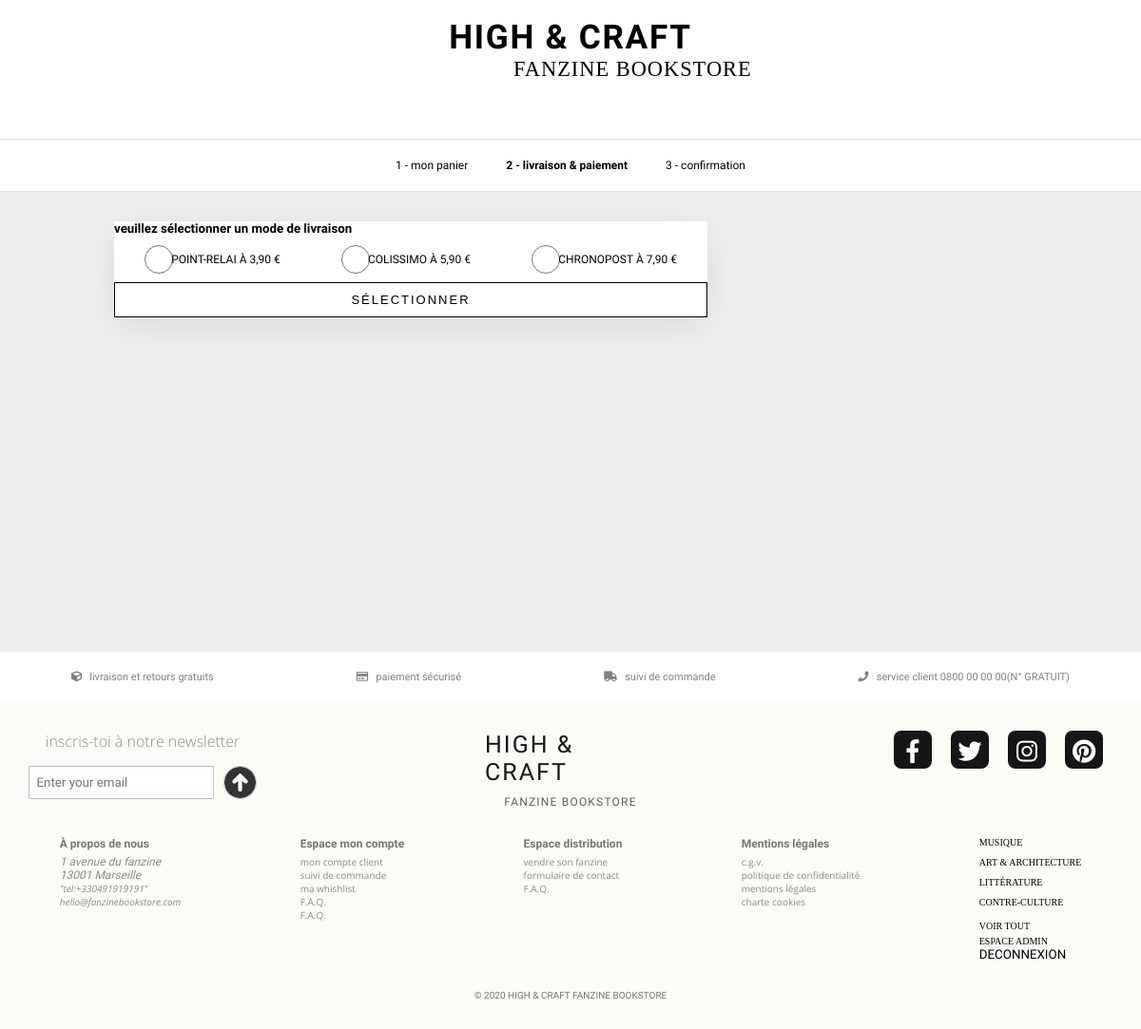
Screenshot of /order.php (signed in) with the database file from the repository.
### tables this page shows
CREATE TABLE `livraison` (
  `id_livraison` int(11) NOT NULL,
  `nom_livraison` varchar(255) NOT NULL,
  `prix_livraison` double NOT NULL
);

CREATE TABLE `categorie` (
  `id_categorie` int(11) NOT NULL,
  `nom_categorie` varchar(50) NOT NULL,
  `date_registration` datetime NOT NULL DEFAULT CURRENT_TIMESTAMP
);

### class/order.php (called while the page is built, shortened)
<?php
class Order{
    private $db;
    public function __construct($db)
    {
        $this->db = $db;
    }
	public function delivery(){
        $connexion = $this->db->connectDb();
        $q = $connexion->prepare("SELECT * FROM livraison ORDER by prix_livraison ASC ");
        $q->execute();
		$delivery = $q->fetchAll(PDO::FETCH_OBJ);
		return $delivery;
    }
}
?>

### order.php (the view, shortened to what this page needs)
<!DOCTYPE html>
<html>
<head>
    <link rel="stylesheet" href="https://use.fontawesome.com/releases/v5.3.1/css/all.css">
    <link rel="stylesheet" type="text/css" href="css/style.css">
    <link rel="stylesheet" type="text/css" href="css/style-order.css">
</head>
<body>
    <header>
        <?php
        include("includes/header.php");
        require 'class/order.php';
        $order = new Order($db);
        if(isset($_SESSION['user'])){
        ?>
    </header>
    <main>
        <section id="container-order">
		    <nav>
	   		    <ul>
	   			    <li><a id="link-basket" href="panier.php"> 1 - mon panier </a></li>
				    <li><b> 2 - livraison & paiement </b></li>
				    <li> 3 - confirmation </li>
	   		    </ul>
            </nav>
            <section id="sub-order">
                <section id="container-form-order">
                    <section id="container-delivery">
                        <form action="" method="POST">
                        <?php if(isset($_POST["submit_delivery"])){
                            $_SESSION['delivery'] = ($_POST['delivery']);
                            $prix_delivery  = $_SESSION['delivery'];
                            }else{
                        ?>
                            <h1>veuillez sélectionner un mode de livraison</h1>
                        <?php } ?>
                            <section id="radio-section">
                            <?php $delivery = $order->delivery();
                            foreach ($delivery as $deliver){ ?>
                                <input type="radio" name="delivery" id="<?= $deliver->prix_livraison ?>" value="<?= $deliver->prix_livraison ?>" required <?php if(isset($_POST['submit_delivery']) && $_POST['delivery'] == $deliver->prix_livraison ){echo "checked";}?>>
                                <label for="<?= $deliver->nom_livraison ?>"><?= $deliver->nom_livraison ?> à <?= $formatter->formatCurrency($deliver->prix_livraison,'EUR'), PHP_EOL; ?></label>
                            <?php }
                            ?>
                            </section>
                            <section><button type="submit" name="submit_delivery">SÉLECTIONNER</button></section>
                        </form>
                    </section>
                <?php } ?>
            </section>
        </section>
    </main>
    <footer>
        <?php include('includes/footer.php'); ?>
    </footer>
</body>
</html>

### class/categories.php (shortened to what this page needs)
<?php
class Categorie{
public $db;
public function __construct($db)
{
	$this->db = $db;
}
public function cat()
    {
        $connexion = $this->db->connectDb();
        $q = $connexion->prepare("SELECT * FROM categorie ORDER by id_categorie ASC limit 4");
        $q->execute();
		$categories = $q->fetchAll();
		foreach ($categories as $cat){
			$name_categorie = $cat["nom_categorie"];
			$id_categorie = $cat["id_categorie"];
			echo '<a href="category.php?id='.$id_categorie.'">' .$name_categorie.'</a>';
			}
		return $categories;
	}
}
?>

### css/style.css (style rules this page uses)
* { margin: 0; padding: 0; list-style: none; text-decoration: none; font-family: 'Kameron', serif; }
body { width: 100%; -webkit-font-smoothing: antialiased; }
header { margin-bottom: 2.5%; width: 100%; }
footer { display: flex; flex-direction: column; }
#footer-part2 a { color: #8B8B8B; font-family: 'Open Sans', sans-serif; font-size: 10px; }
#footer-part2 #footer-nav a { color: black; font-family: 'Noto Serif JP', serif; padding-bottom: 10px; }
main { margin-top: 5%; }
#link-basket { color: black; }
#container-order { display: flex; flex-direction: column; align-items: center; background-color: #eee; min-height: 60vh; padding-bottom: 5%; }
#container-order nav { display: flex; justify-content: center; width: 100%; background-color: white; border-top: 0.3px solid gainsboro; border-bottom: 0.3px solid gainsboro; }
#container-order nav ul { display: flex; font-size: 12px; }
#container-order nav ul li { padding: 20px; }
#sub-order { display: flex; justify-content: space-between; width: 80%; }
#container-form-order { display: flex; flex-direction: column; width: 65%; }
#container-delivery { display: flex; justify-content: space-between; background-color: white; margin-top: 5%; margin-bottom: 5%; width: 100%; box-shadow: 0 10px 40px rgba(0, 0, 0, 0.08); }
#container-delivery form { display: flex; flex-direction: column; justify-content: space-between; width: 100%; }
#radio-section { display: flex; align-items: center; justify-content: space-around; }
#container-delivery form input[type=radio] { width: 50px; height: 50px; }
#container-delivery form label { margin-left: -10.5%; font-size: 12px; text-transform: uppercase; }
#container-delivery button { display: flex; padding-top: 10px; padding-bottom: 10px; font-size: 13px; font-family: 'Exo', sans-serif; letter-spacing: 2px; width: 100%; justify-content: center; background-color: white; border: 1px solid black; }

### css/style-order.css (style rules this page uses)
#link-basket { color:black; }
#container-order { display:flex; flex-direction:column; align-items: center; background-color:#eee; min-height: 60vh; padding-bottom:5%; }
#container-order nav { display: flex; justify-content: center; width: 100%; background-color:white; border-top: 0.3px solid gainsboro; border-bottom: 0.3px solid gainsboro; }
#container-order nav ul { display: flex; font-size:12px; }
#container-order nav ul li { padding : 20px; }
#sub-order { display: flex; justify-content: space-between; width: 80%; }
#container-form-order { display: flex; flex-direction: column; width: 65%; }
#container-delivery { display:flex; justify-content: space-between; background-color:white; margin-top:5%; margin-bottom:5%; width: 100%; box-shadow:0 10px 40px rgba(0,0,0,0.08); }
#container-delivery form { display: flex; flex-direction: column; justify-content: space-between; width:100%; }
#radio-section { display: flex; align-items: center; justify-content: space-around; padding-top:1.5%; padding-bottom:1.5%; }
#container-delivery form input[type=radio] { width : 30px; height: 30px; }
#container-delivery form label { margin-left:-10.5%; font-size : 12px; text-transform: uppercase; }
#container-delivery button { display: flex; padding-top:10px; padding-bottom:10px; font-size:13px; font-family: 'Exo', sans-serif; letter-spacing:2px; width: 100%; justify-content: center; background-color:white; border : 1px solid black; }

### rows the page displays
livraison: nom_livraison "POINT-RELAI", prix_livraison "3,90 €"
livraison: nom_livraison "COLISSIMO", prix_livraison "5,90 €"
livraison: nom_livraison "CHRONOPOST", prix_livraison "7,90 €"
categorie: nom_categorie "MUSIQUE"
categorie: nom_categorie "ART & ARCHITECTURE"
categorie: nom_categorie "LITTÉRATURE"
categorie: nom_categorie "CONTRE-CULTURE"
